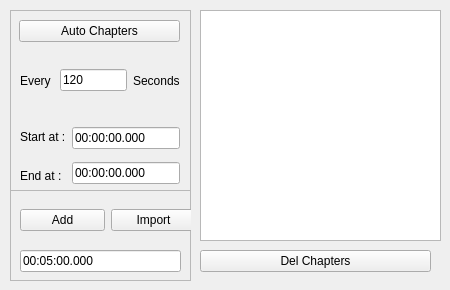
   <widget class="QWidget" name="tab_4">
    <attribute name="title">
     <string>Chapters</string>
    </attribute>
    <widget class="QFrame" name="frame">
     <property name="geometry">
      <rect>
       <x>10</x>
       <y>10</y>
       <width>181</width>
       <height>181</height>
      </rect>
     </property>
     <property name="frameShape">
      <enum>QFrame::StyledPanel</enum>
     </property>
     <property name="frameShadow">
      <enum>QFrame::Raised</enum>
     </property>
     <widget class="QPushButton" name="m_pButtonAuto">
      <property name="geometry">
       <rect>
        <x>9</x>
        <y>10</y>
        <width>161</width>
        <height>22</height>
       </rect>
      </property>
      <property name="text">
       <string>Auto Chapters</string>
      </property>
     </widget>
     <widget class="QWidget" name="horizontalLayoutWidget_6">
      <property name="geometry">
       <rect>
        <x>10</x>
        <y>40</y>
        <width>160</width>
        <height>61</height>
       </rect>
      </property>
      <layout class="QHBoxLayout" name="horizontalLayout_6">
       <item>
        <widget class="QLabel" name="textLabel1_4">
         <property name="text">
          <string>Every </string>
         </property>
        </widget>
       </item>
       <item>
        <widget class="QLineEdit" name="m_pEditEvery">
         <property name="text">
          <string>120</string>
         </property>
        </widget>
       </item>
       <item>
        <widget class="QLabel" name="textLabel1_2_2">
         <property name="text">
          <string>Seconds</string>
         </property>
        </widget>
       </item>
      </layout>
     </widget>
     <widget class="QWidget" name="horizontalLayoutWidget_7">
      <property name="geometry">
       <rect>
        <x>10</x>
        <y>110</y>
        <width>160</width>
        <height>72</height>
       </rect>
      </property>
      <layout class="QHBoxLayout" name="horizontalLayout_7">
       <item>
        <layout class="QVBoxLayout" name="verticalLayout_4">
         <item>
          <widget class="QLabel" name="textLabel1_3_3">
           <property name="text">
            <string>Start at :</string>
           </property>
          </widget>
         </item>
         <item>
          <widget class="QLabel" name="textLabel1_3_2_2">
           <property name="text">
            <string>End at :</string>
           </property>
          </widget>
         </item>
        </layout>
       </item>
       <item>
        <layout class="QVBoxLayout" name="verticalLayout_5">
         <item>
          <widget class="QLineEdit" name="m_pEditStarting1">
           <property name="text">
            <string>00:00:00.000</string>
           </property>
          </widget>
         </item>
         <item>
          <widget class="QLineEdit" name="m_pEditEnding1">
           <property name="text">
            <string>00:00:00.000</string>
           </property>
          </widget>
         </item>
        </layout>
       </item>
      </layout>
     </widget>
    </widget>
    <widget class="QFrame" name="frame_2">
     <property name="geometry">
      <rect>
       <x>10</x>
       <y>190</y>
       <width>181</width>
       <height>91</height>
      </rect>
     </property>
     <property name="frameShape">
      <enum>QFrame::StyledPanel</enum>
     </property>
     <property name="frameShadow">
      <enum>QFrame::Raised</enum>
     </property>
     <widget class="QLineEdit" name="m_pEditAdd">
      <property name="geometry">
       <rect>
        <x>10</x>
        <y>60</y>
        <width>161</width>
        <height>22</height>
       </rect>
      </property>
      <property name="text">
       <string>00:05:00.000</string>
      </property>
     </widget>
     <widget class="QWidget" name="horizontalLayoutWidget_5">
      <property name="geometry">
       <rect>
        <x>10</x>
        <y>10</y>
        <width>176</width>
        <height>41</height>
       </rect>
      </property>
      <layout class="QHBoxLayout" name="horizontalLayout_5">
       <item>
        <widget class="QPushButton" name="m_pButtonAdd">
         <property name="text">
          <string>Add</string>
         </property>
        </widget>
       </item>
       <item>
        <widget class="QPushButton" name="m_pButtonImport">
         <property name="text">
          <string>Import</string>
         </property>
        </widget>
       </item>
      </layout>
     </widget>
    </widget>
    <widget class="QListWidget" name="m_pListBoxChapters">
     <property name="geometry">
      <rect>
       <x>200</x>
       <y>10</y>
       <width>241</width>
       <height>231</height>
      </rect>
     </property>
    </widget>
    <widget class="QPushButton" name="m_pButtonDel">
     <property name="geometry">
      <rect>
       <x>200</x>
       <y>250</y>
       <width>231</width>
       <height>22</height>
      </rect>
     </property>
     <property name="text">
      <string>Del Chapters</string>
     </property>
    </widget>
   </widget>
